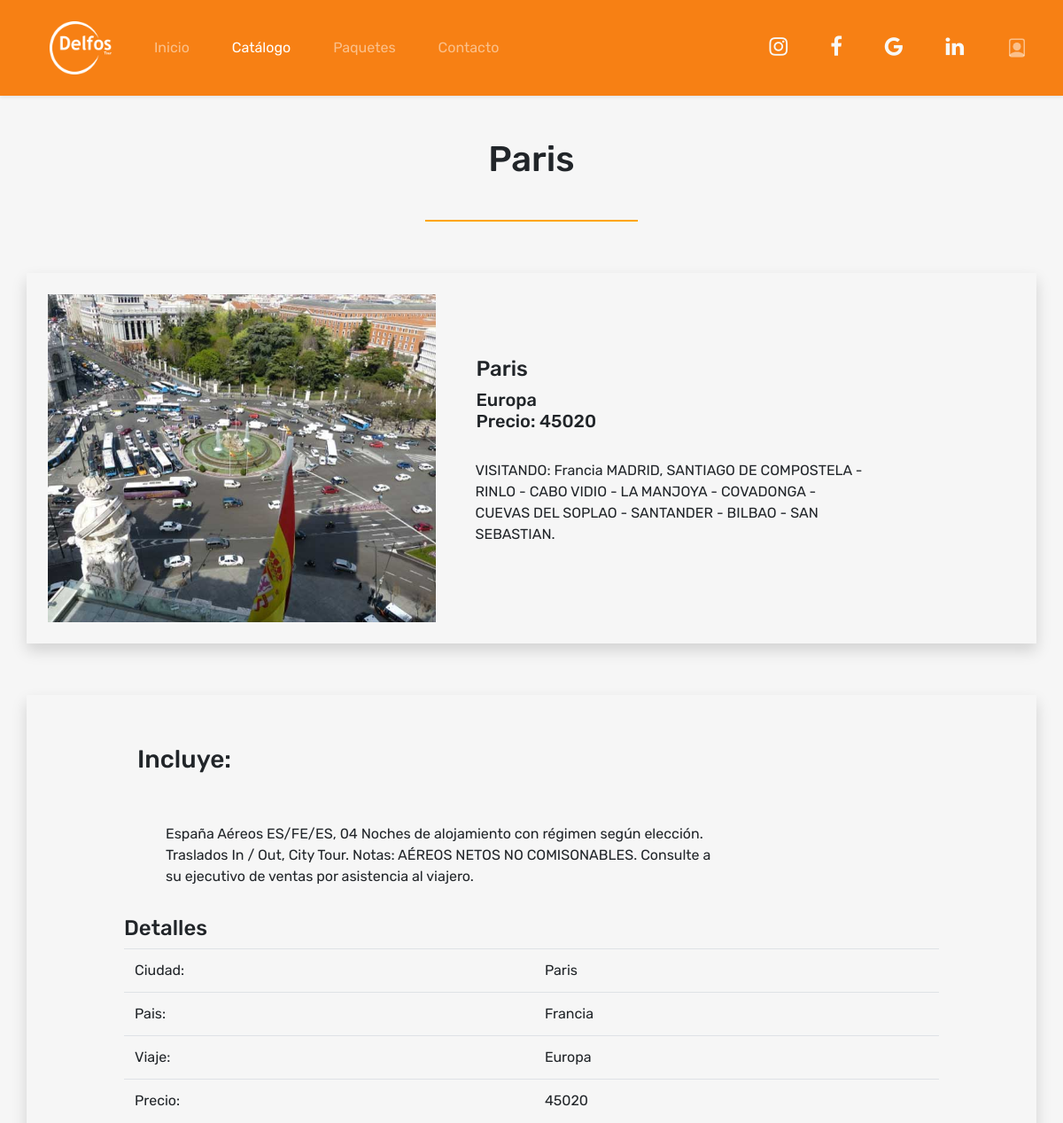
Before: /product_details.php?id=1 (upper part) with the older database file.
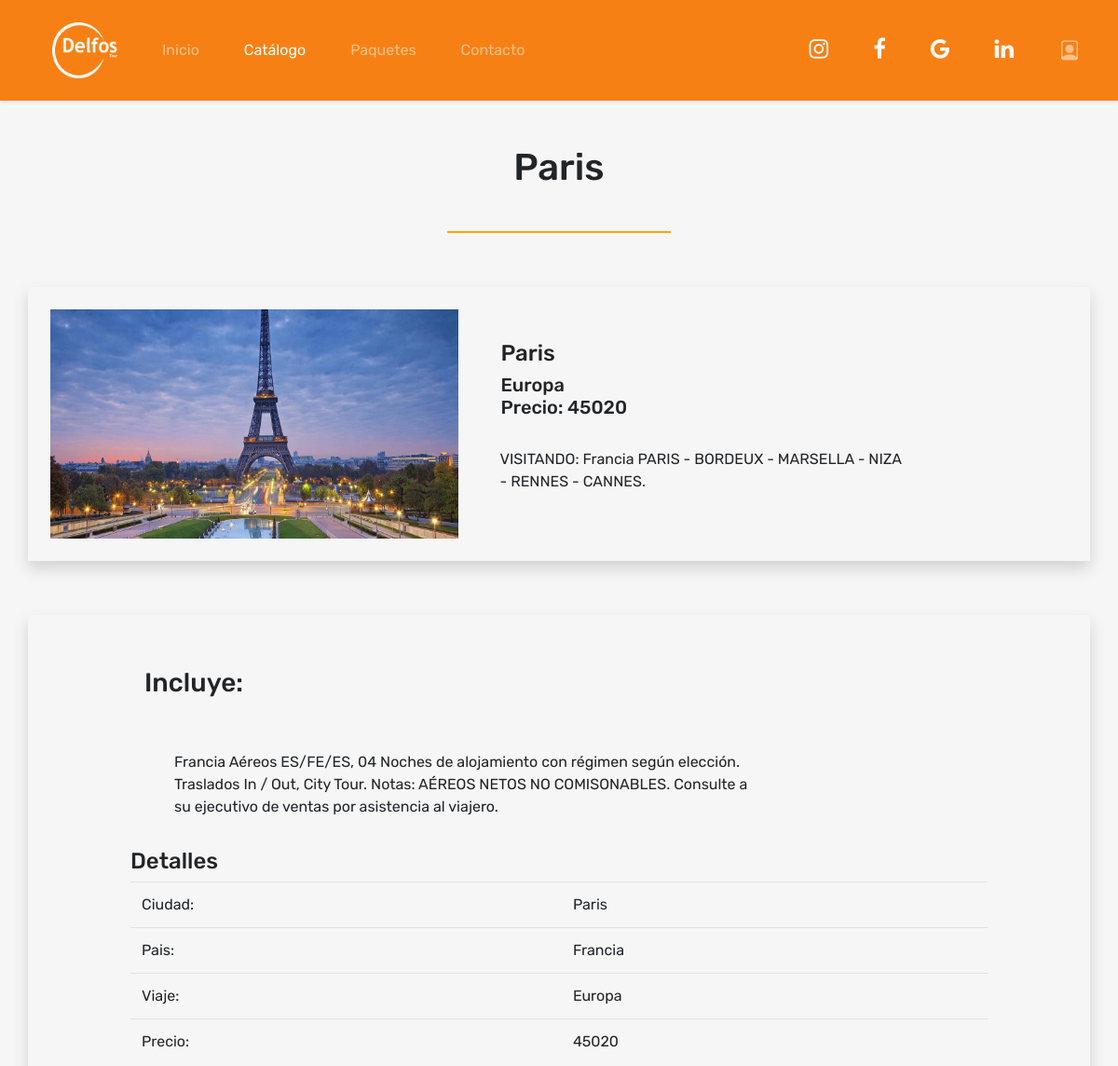
After: the same page with the newer database file.
### tables this page shows
CREATE TABLE `productos` (
  `idproducto` int(11) NOT NULL,
  `idciudad` varchar(3) NOT NULL,
  `precio` int(100) NOT NULL,
  `descripcion` varchar(1000) NOT NULL,
  `detalle` varchar(1000) NOT NULL,
  `url` varchar(300) NOT NULL,
  `destacado` tinyint(1) NOT NULL,
  `activo` tinyint(1) NOT NULL
);

CREATE TABLE `ciudades` (
  `idciudad` varchar(3) NOT NULL,
  `nombreciudad` varchar(50) NOT NULL,
  `idpais` varchar(3) NOT NULL
);

CREATE TABLE `continentes` (
  `idcontinente` varchar(2) NOT NULL,
  `nombrecontinente` varchar(10) NOT NULL,
  `activo` tinyint(1) NOT NULL DEFAULT 1
);

CREATE TABLE `paises` (
  `idpais` varchar(3) NOT NULL,
  `nombrepais` varchar(50) NOT NULL,
  `idcontinente` varchar(2) NOT NULL,
  `activo` tinyint(1) NOT NULL DEFAULT 0
);

### product_details.php (the view, shortened to what this page needs)
<!DOCTYPE html>
<html lang="en">
<head>
    <?php require_once "./includes/head.php" ?>
</head>
<body>
    <?php
    $db=DB::conectar();
    require_once "./includes/encabezado.php";
    $id = (isset($_GET["id"]) ? $_GET['id'] : null);
    $queryProductos = "SELECT pr.idproducto as id,
                                ci.nombreciudad as nombre,
                                pa.nombrepais as pais,
                                co.nombrecontinente as continente,
                                ci.nombreciudad as ciudades,
                                pr.precio as precio,
                                pr.descripcion as descripcion,
                                pr.detalle as descripcion_details,
                                pr.url as url,
                                pr.destacado as destacado
                                FROM productos pr, ciudades ci, paises pa, continentes co
                                WHERE pr.idciudad = ci.idciudad
                                AND ci.idpais = pa.idpais
                                AND pa.idcontinente = co.idcontinente
                                AND pr.idproducto=$id";
    $stmt1 = $db->prepare($queryProductos);
    $stmt1->execute();
    $dataProductos = array();
    while($row=$stmt1->fetch(PDO::FETCH_ASSOC)){
        $dataProductos[] = $row;
    }
    ?>
    <div class="container text-center pt-5 pb-4">
        <?php foreach ($dataProductos as $key => $value) {
            if ($key == $id) break;
        }
        echo '<h1>' . $value['nombre'] . '</h1>';
        ?>
    </div>
    <div class="pb-5 text-center">
        <svg width="20%" height="2">
            <rect width="100%" height="100" style="fill:rgb(255,165,0);stroke-width:0;stroke:rgb(0,0,0)" />
        </svg>
    </div>
    <section>
        <div class="container shadow justify-content-around p-4">
            <div class="row justify-content-center align-items-center">
                <div class="col-5">
                    <div class="imagen1">
                        <a href="<?php echo $value['url']; ?>" data-fancybox="gallery" data-caption="Caption for single image">
                            <img height="auto" width="100%" src="<?php echo $value['url']; ?>" alt="imagen de <?php echo $value['nombre']; ?>">
                        </a>
                    </div>
                </div>
                <div class="col-lg-7 incluye py-2">
                    <h4 class="pl-3">
                        <?php echo $value['nombre']; ?> <br>
                    </h4>
                    <h5 class="pl-3">
                        <?php echo $value['continente']; ?> <br>
                        Precio: <?php echo $value['precio']; ?>
                    <?php echo '<p class="col-9 pt-4">' . $value['descripcion'] . '</p>' ?>
                </div>
            </div>
        </div>
    </section>
    <section class="descripcion py-5">
        <div class="container py-5 shadow">
            <div class="row justify-content-center align-items-center" id="home">
                <div class="col-10">
                    <h3 class="pb-3">
                        <div class="col-lg-8 incluye py-2">
                            Incluye:
                        </div>
                    </h3>
                </div>
                <div class="col-10">
                    <ul class="descripcion_detalles">
                        <?php echo '<p class="col-9 pt-4">' . $value['descripcion_details'] . '</p>' ?>
                    </ul>
                </div>
                <div class="col-10 pt-3">
                    <h4>Detalles</h4>
                    <table class="table">
                        <tbody>
                            <?php
                            echo '<tr><td>Ciudad: </td><td>' . $value['nombre'] . '</td></tr>';
                            echo '<tr><td>Pais: </td><td>' . $value['pais'] . '</td></tr>';
                            echo '<tr><td>Viaje: </td><td>' . $value['continente'] . '</td></tr>';
                            echo '<tr><td>Precio: </td><td> ' . $value['precio'] . '</td></tr>';
                            ?>
                        </tbody>
                    </table>
                </div>
            </div>
        </div>
    </section>
</body>
</html>

Changed rows visible on the page:
changed productos "Paris": url: a different picture; descripcion "VISITANDO: Francia MADRID, SANTIAGO DE COMPOSTELA -RINLO - CABO VIDIO - LA MANJOYA - COVADONGA - CUEVAS DEL SOPLAO - SANTANDER - BILBAO - SAN SEBASTIAN." → "VISITANDO: Francia PARIS - BORDEUX - MARSELLA - NIZA - RENNES - CANNES."; detalle "España Aéreos ES/FE/ES, 04 Noches…" → "Francia Aéreos ES/FE/ES, 04 Noches…"
